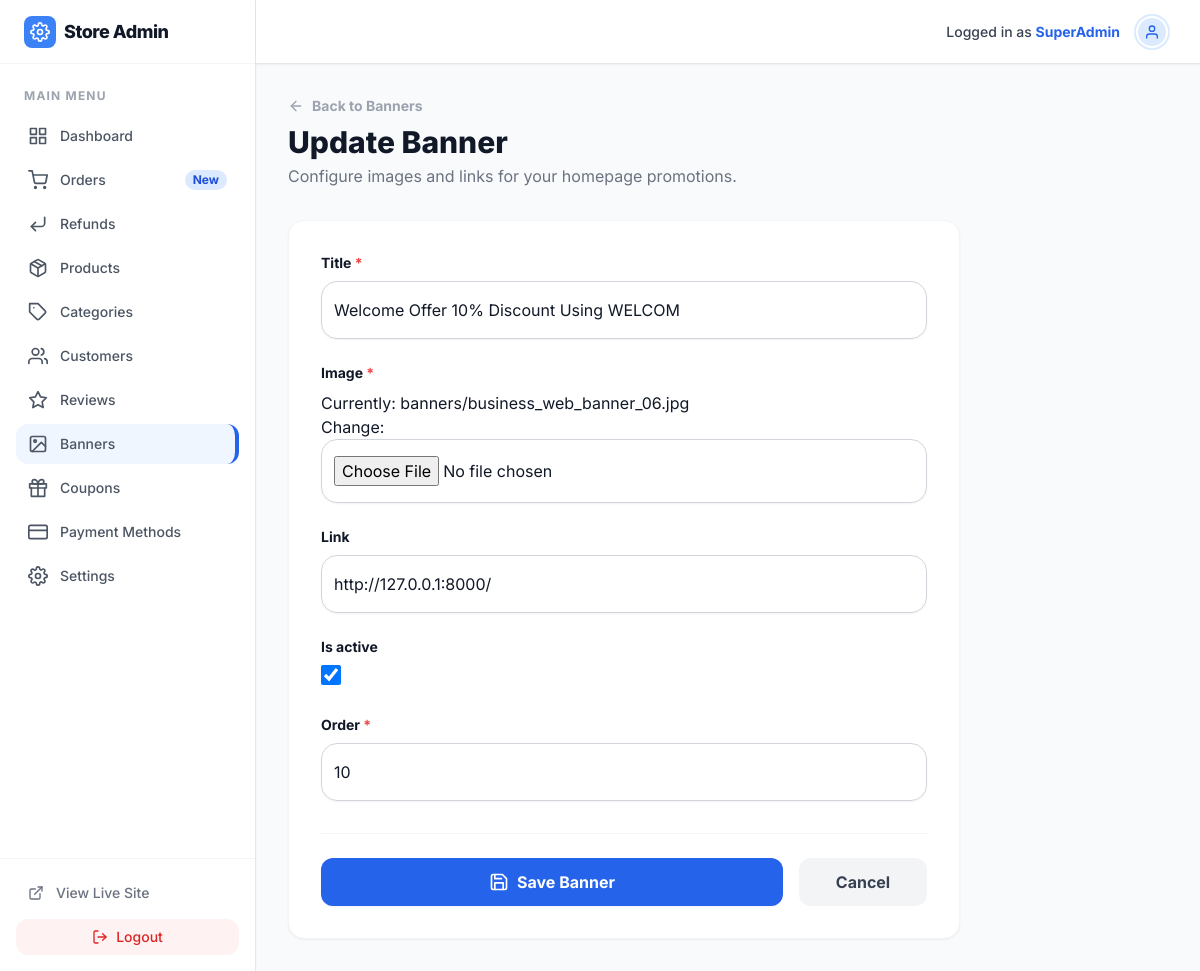
/store-admin/banners/edit/1/ (signed in), run on the app's committed database.
### nexgen/models.py (models this page shows, shortened)
class CustomUser(AbstractBaseUser, PermissionsMixin):
    email = models.EmailField(unique=True)
    first_name = models.CharField(max_length=30, blank=True)
    last_name = models.CharField(max_length=30, blank=True)
    phone_number = models.CharField(max_length=20, blank=True)
    profile_picture = models.ImageField(upload_to='profiles/', blank=True, null=True)
    is_active = models.BooleanField(default=True)
    is_staff = models.BooleanField(default=False)
    date_joined = models.DateTimeField(default=timezone.now)
    notify_email = models.BooleanField(default=True)
    notify_sms = models.BooleanField(default=False)
    notify_push = models.BooleanField(default=True)
    objects = CustomUserManager()
    USERNAME_FIELD = 'email'
    REQUIRED_FIELDS = []

class Banner(models.Model):
    title = models.CharField(max_length=200)
    image = models.ImageField(upload_to='banners/')
    link = models.URLField(blank=True)
    is_active = models.BooleanField(default=True)
    order = models.IntegerField(default=0)
    class Meta:
        ordering = ['order', '-id']

### nexgen/admin_views.py (the view)
# urls.py: path('banners/edit/<int:pk>/', admin_views.admin_banner_update, name='admin_banner_update'),
@user_passes_test(is_admin, login_url='/store-admin/login/')
def admin_banner_update(request, pk):
    banner = get_object_or_404(Banner, pk=pk)
    if request.method == 'POST':
        form = BannerForm(request.POST, request.FILES, instance=banner)
        if form.is_valid():
            form.save()
            messages.success(request, 'Banner updated successfully!')
            return redirect('admin_banners_list')
    else:
        form = BannerForm(instance=banner)
    return render(request, 'admin_panel/banner_form.html', {'form': form, 'action': 'Update'})

### nexgen/forms.py
class BannerForm(TailwindFormMixin, forms.ModelForm):
    class Meta:
        model = Banner
        fields = ['title', 'image', 'link', 'is_active', 'order']

### nexgen/admin_views.py (called while the page is built)
def is_admin(user):
    return user.is_authenticated and user.is_staff

### nexgen/context_processors.py (called while the page is built)
def store_settings(request):
    try:
        settings = StoreSetting.objects.get(pk=1)
        currency = settings.currency
    except StoreSetting.DoesNotExist:
        currency = '$'
    banners = Banner.objects.filter(is_active=True).order_by('order')
    return {
        'STORE_CURRENCY': currency,
        'banners': banners
    }

### nexgen/templates/admin_panel/banner_form.html (shortened to what this page needs)
{% extends 'admin_panel/admin_base.html' %}
{% block content %}
<div class="mb-8 flex justify-between items-center">
    <div>
        <a href="{% url 'admin_banners_list' %}" class="inline-flex items-center gap-2 text-sm font-bold text-gray-400 hover:text-gray-900 mb-2 transition-colors">
            <i data-feather="arrow-left" class="w-4 h-4"></i> Back to Banners
        </a>
        <h1 class="text-3xl font-extrabold text-gray-900">{{ action }} Banner</h1>
        <p class="text-gray-500 mt-1">Configure images and links for your homepage promotions.</p>
    </div>
</div>
<div class="bg-white p-8 rounded-2xl shadow-sm border border-gray-100 max-w-2xl">
    <form method="post" enctype="multipart/form-data">
        <div class="space-y-6">
            {% for field in form %}
            <div>
                <label for="{{ field.id_for_label }}" class="block text-sm font-bold text-gray-900 mb-2">
                    {{ field.label }} {% if field.field.required %}<span class="text-red-500">*</span>{% endif %}
                </label>
                {{ field }}
            </div>
            {% endfor %}
        </div>
        <div class="mt-8 flex gap-4 border-t border-gray-100 pt-6">
            <button type="submit" class="bg-primary-600 text-white px-6 py-3 rounded-xl font-bold hover:bg-primary-700 transition-colors shadow-sm focus:ring-4 focus:ring-primary-100 flex-1 flex items-center justify-center gap-2">
                <i data-feather="save" class="w-5 h-5"></i> Save Banner
            </button>
            <a href="{% url 'admin_banners_list' %}" class="bg-gray-100 text-gray-700 px-6 py-3 rounded-xl font-bold hover:bg-gray-200 transition-colors focus:ring-4 focus:ring-gray-100 text-center w-32">Cancel</a>
        </div>
    </form>
</div>
{% endblock %}

### nexgen/templates/admin_panel/admin_base.html (shortened to what this page needs)
<!DOCTYPE html>
<html lang="en">
<head>
    <script src="https://cdn.tailwindcss.com"></script>
</head>
<body class="text-gray-900 min-h-screen flex">
    <aside class="w-64 bg-white border-r border-gray-200 flex flex-col hidden md:flex fixed h-full z-10 shadow-sm">
        <div class="h-16 flex items-center px-6 border-b border-gray-100">
            <a href="{% url 'admin_dashboard' %}" class="flex items-center gap-2 group">
                <div class="bg-primary-500 rounded-lg p-1.5 flex items-center justify-center">
                    <i data-feather="settings" class="text-white w-5 h-5 group-hover:rotate-90 transition-transform duration-500"></i>
                </div>
                <span class="font-extrabold text-lg tracking-tight text-gray-900">Store Admin</span>
            </a>
        </div>
        <nav class="flex-1 py-6 flex flex-col gap-1 px-4">
            <p class="px-2 text-xs font-bold text-gray-400 uppercase tracking-widest mb-2">Main Menu</p>
            <a href="{% url 'admin_dashboard' %}" class="flex items-center gap-3 px-3 py-2.5 rounded-xl text-sm font-medium text-gray-600 hover:bg-gray-50 hover:text-gray-900 transition-colors ">
                <i data-feather="grid" class="w-5 h-5"></i> Dashboard
            </a>
            <a href="{% url 'admin_orders_list' %}" class="flex items-center gap-3 px-3 py-2.5 rounded-xl text-sm font-medium text-gray-600 hover:bg-gray-50 hover:text-gray-900 transition-colors {% if 'order' in request.resolver_match.url_name %}sidebar-active{% endif %}">
                <i data-feather="shopping-cart" class="w-5 h-5"></i> Orders
                <span class="ml-auto bg-primary-100 text-primary-700 py-0.5 px-2 rounded-full text-xs font-bold">New</span>
            </a>
            <a href="{% url 'admin_refunds_list' %}" class="flex items-center gap-3 px-3 py-2.5 rounded-xl text-sm font-medium text-gray-600 hover:bg-gray-50 hover:text-gray-900 transition-colors {% if 'refund' in request.resolver_match.url_name %}sidebar-active{% endif %}">
                <i data-feather="corner-down-left" class="w-5 h-5"></i> Refunds
            </a>
            <a href="{% url 'admin_products_list' %}" class="flex items-center gap-3 px-3 py-2.5 rounded-xl text-sm font-medium text-gray-600 hover:bg-gray-50 hover:text-gray-900 transition-colors {% if 'product' in request.resolver_match.url_name %}sidebar-active{% endif %}">
                <i data-feather="package" class="w-5 h-5"></i> Products
            </a>
            <a href="{% url 'admin_categories_list' %}" class="flex items-center gap-3 px-3 py-2.5 rounded-xl text-sm font-medium text-gray-600 hover:bg-gray-50 hover:text-gray-900 transition-colors {% if 'categor' in request.resolver_match.url_name %}sidebar-active{% endif %}">
                <i data-feather="tag" class="w-5 h-5"></i> Categories
            </a>
            <a href="{% url 'admin_users_list' %}" class="flex items-center gap-3 px-3 py-2.5 rounded-xl text-sm font-medium text-gray-600 hover:bg-gray-50 hover:text-gray-900 transition-colors {% if 'user' in request.resolver_match.url_name %}sidebar-active{% endif %}">
                <i data-feather="users" class="w-5 h-5"></i> Customers
            </a>
            <a href="{% url 'admin_reviews_queue' %}" class="flex items-center gap-3 px-3 py-2.5 rounded-xl text-sm font-medium text-gray-600 hover:bg-gray-50 hover:text-gray-900 transition-colors {% if 'review' in request.resolver_match.url_name %}sidebar-active{% endif %}">
                <i data-feather="star" class="w-5 h-5"></i> Reviews
            </a>
            <a href="{% url 'admin_banners_list' %}" class="flex items-center gap-3 px-3 py-2.5 rounded-xl text-sm font-medium text-gray-600 hover:bg-gray-50 hover:text-gray-900 transition-colors {% if 'banner' in request.resolver_match.url_name %}sidebar-active{% endif %}">
                <i data-feather="image" class="w-5 h-5"></i> Banners
            </a>
            <a href="{% url 'admin_coupons_list' %}" class="flex items-center gap-3 px-3 py-2.5 rounded-xl text-sm font-medium text-gray-600 hover:bg-gray-50 hover:text-gray-900 transition-colors {% if 'coupon' in request.resolver_match.url_name %}sidebar-active{% endif %}">
                <i data-feather="gift" class="w-5 h-5"></i> Coupons
            </a>
            <a href="{% url 'admin_payments_list' %}" class="flex items-center gap-3 px-3 py-2.5 rounded-xl text-sm font-medium text-gray-600 hover:bg-gray-50 hover:text-gray-900 transition-colors {% if 'payment' in request.resolver_match.url_name %}sidebar-active{% endif %}">
                <i data-feather="credit-card" class="w-5 h-5"></i> Payment Methods
            </a>
            <a href="{% url 'admin_settings' %}" class="flex items-center gap-3 px-3 py-2.5 rounded-xl text-sm font-medium text-gray-600 hover:bg-gray-50 hover:text-gray-900 transition-colors ">
                <i data-feather="settings" class="w-5 h-5"></i> Settings
            </a>
        </nav>
        <div class="p-4 border-t border-gray-100">
            <a href="{% url 'home' %}" class="flex items-center gap-3 px-3 py-2 rounded-xl text-sm font-medium text-gray-500 hover:bg-gray-100 transition-colors">
                <i data-feather="external-link" class="w-4 h-4"></i> View Live Site
            </a>
            <form method="post" action="{% url 'logout' %}" class="w-full mt-2">
                <button type="submit" class="w-full flex items-center justify-center gap-2 py-2 text-sm font-medium text-red-600 bg-red-50 rounded-xl hover:bg-red-100 transition-colors">
                    <i data-feather="log-out" class="w-4 h-4"></i> Logout
                </button>
            </form>
        </div>
    </aside>
    <div class="flex-1 md:ml-64 flex flex-col min-h-screen">
        <header class="h-16 bg-white border-b border-gray-200 flex items-center justify-end px-8 sticky top-0 z-40 shadow-sm">
            <div class="flex items-center gap-4">
                <span class="text-sm font-medium text-gray-700">Logged in as <strong class="text-primary-600">{{ request.user.first_name|default:"SuperAdmin" }}</strong></span>
                <div class="h-8 w-8 bg-primary-100 rounded-full flex items-center justify-center border border-primary-200 shadow-sm border-2 border-white ring-2 ring-primary-100">
                    <i data-feather="user" class="text-primary-600 w-4 h-4"></i>
                </div>
            </div>
        </header>
        <main class="flex-1 p-8">
            {% block content %}{% endblock %}
        </main>
    </div>
</body>
</html>

### nexgen/templates/admin_panel/admin_base.html (style rules this page uses)
body { font-family: 'Inter', sans-serif; background-color: #f8fafc; }
.sidebar-active { background-color: #eff6ff; color: #2563eb; font-weight: 600; border-right: 4px solid #2563eb; }

### data on the page
CustomUser: user.first_name "SuperAdmin"
Banner: form "Welcome Offer 10% Discount Using WELCOM" "http://127.0.0.1:8000/" "☑" "10"

### other printed values
{{ action }} "Update"
{{ field.label }} "Title" "Image" "Link" "Is active" "Order"
